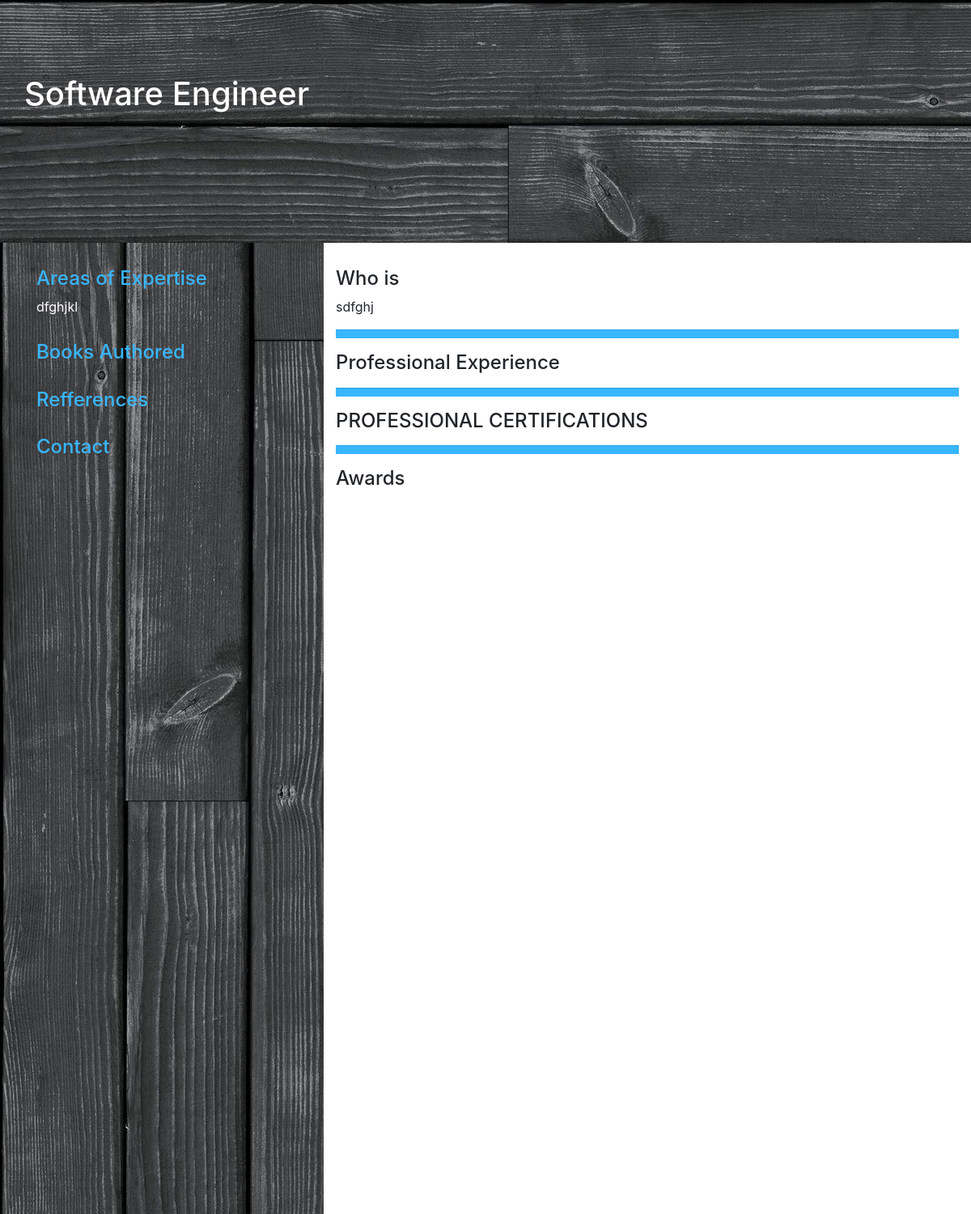
/dashboard/printblackcv/39 (signed in), run on the app's committed database.
### dashboard/models.py (models this page shows)
class ProfileProfessioncv2(models.Model):
    procv2 = models.TextField(blank=True, max_length=300)

class ProfileAreaofexpertisecv2(models.Model):
    areaofexpertisecv2 = models.TextField(blank=True, max_length=300)

class ProfileIntroductioncv2(models.Model):
    introcv2 = models.TextField(blank=True, max_length=300)

### dashboard/views.py (the view)
# urls.py: path('printblackcv/<id>', views.printcvblack, name='printblackcv'),
def printcvblack(request, id):
    uid = request.user.id
    detail = Profile.objects.filter(user=request.user).first()
    cv2 = CV2.objects.get(id=id, user=request.user)
    print(cv2)
    return render(request, 'dashboard/cvblack_afterprint.html', {'detail': detail, 'id': uid, 'cv': cv2})

### dashboard/templates/dashboard/cvblack_afterprint.html (shortened to what this page needs)
{% load static %}
<!DOCTYPE html>
	<html>
	<head>
		<link rel="stylesheet" href="https://stackpath.bootstrapcdn.com/bootstrap/4.4.1/css/bootstrap.min.css">
		<link rel="stylesheet" href="https://pro.fontawesome.com/releases/v5.10.0/css/all.css"/>
	</head>
	<body>
        <div class="container-fluid" style="height: 100%">
            <div class="row" style="background-color: black; color: white ; padding-top: 20px ; height: 300px ; background-image: url({% static 'woodhr.jpg' %})">
                <div style="margin-left: 30px; margin-bottom: 30px; margin-top: 40px">
                    <h1>{{ detail.name }}</h1> <br>
                    {% for pro in cv.professsioncv2.all %}
                        <h1>{{ pro.procv2 }}</h1>
                    {% endfor %}
                </div>
            </div>
            <div class="row">
                <div class="col-4" style="color: white; padding-top: 30px;min-height: 1200px; background-image: url({% static 'wood.jpg' %});">
                    <div style="margin-left: 30px; margin-bottom: 30px">
                        <h4 style="color:  #38b6ff"> Areas of Expertise </h4>
                        {% for aox in cv.area_of_expertisecv2.all %}
                            <p>{{ aox.areaofexpertisecv2 }}</p>
                        {% endfor %}
                    </div>
                    <div style="margin-left: 30px; margin-bottom: 30px">
                        <h4 style="color:  #38b6ff"> Books Authored </h4>
                    </div>
                    <div style="margin-left: 30px; margin-bottom: 30px">
                        <h4 style="color:  #38b6ff"> Refferences </h4>
                    </div>
                    <div style="margin-left: 30px; margin-bottom: 30px">
                        <h4 style="color:  #38b6ff"> Contact </h4>
                    </div>
                </div>
                <div class="col-8" style="padding-top: 30px">
                    <div>
                        <h4>Who is {{ detail.name }}</h4>
                        {% for intro in cv.introductioncv2.all %}
                            <p>{{ intro.introcv2 }}</p>
                        {% endfor %}
                    </div>
                    <hr  style="background-color: #38b6ff; height: 10px">
                    <div>
                        <h4>Professional Experience </h4>
                    </div>
                    <hr  style="background-color: #38b6ff; height: 10px">
                    <div>
                        <h4>PROFESSIONAL CERTIFICATIONS</h4>
                    </div>
                    <hr  style="background-color: #38b6ff; height: 10px">
                    <div>
                        <h4>Awards</h4>
                    </div>
                </div>
            </div>
        </div>
</body>
</html>

### data on the page
ProfileProfessioncv2: procv2 "Software Engineer"
ProfileAreaofexpertisecv2: areaofexpertisecv2 "dfghjkl"
ProfileIntroductioncv2: introcv2 "sdfghj"
